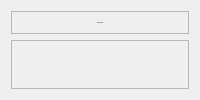
                      <widget class="QWidget" name="widget_sensors_graph">
                       <layout class="QVBoxLayout" name="verticalLayout_18">
                        <item>
                         <widget class="QFrame" name="frame_graph_slabel">
                          <property name="frameShape">
                           <enum>QFrame::StyledPanel</enum>
                          </property>
                          <property name="frameShadow">
                           <enum>QFrame::Raised</enum>
                          </property>
                          <layout class="QVBoxLayout" name="verticalLayout_19">
                           <item alignment="Qt::AlignTop">
                            <widget class="QLabel" name="label_graph_sensor">
                             <property name="font">
                              <font>
                               <family>Trebuchet MS</family>
                               <pointsize>-1</pointsize>
                              </font>
                             </property>
                             <property name="text">
                              <string>Sensor Graph</string>
                             </property>
                             <property name="alignment">
                              <set>Qt::AlignCenter</set>
                             </property>
                            </widget>
                           </item>
                          </layout>
                         </widget>
                        </item>
                        <item>
                         <widget class="QFrame" name="frame_graph_sgraph">
                          <property name="sizePolicy">
                           <sizepolicy hsizetype="Preferred" vsizetype="Expanding">
                            <horstretch>0</horstretch>
                            <verstretch>0</verstretch>
                           </sizepolicy>
                          </property>
                          <property name="frameShape">
                           <enum>QFrame::StyledPanel</enum>
                          </property>
                          <property name="frameShadow">
                           <enum>QFrame::Raised</enum>
                          </property>
                          <layout class="QGridLayout" name="gridLayout_3"/>
                         </widget>
                        </item>
                       </layout>
                      </widget>
